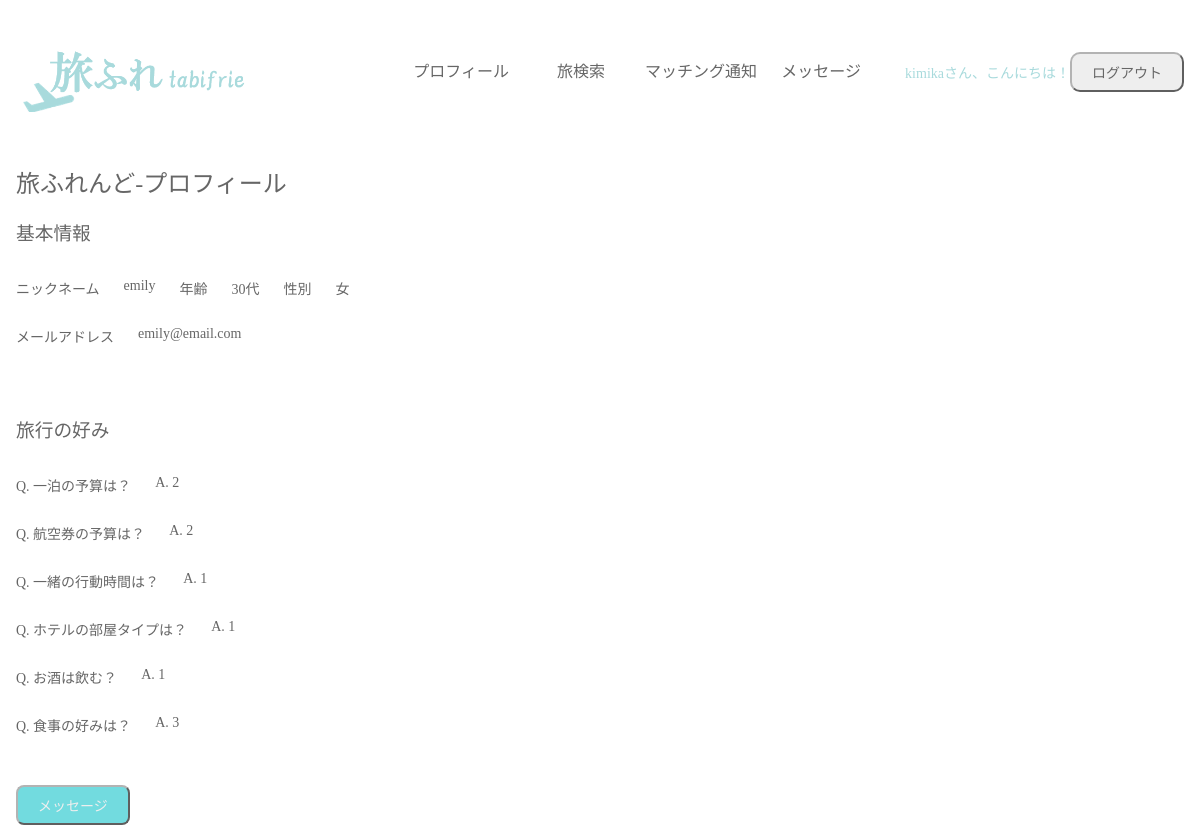
The app's page /profile_tabifrie.php?user_id=emily@email.com (signed in) with its own data.
### tables this page shows
CREATE TABLE `tabifrie_user` (
  `id` int(12) NOT NULL,
  `name` varchar(64) NOT NULL,
  `gender` varchar(2) NOT NULL,
  `age` varchar(12) NOT NULL,
  `email` varchar(128) NOT NULL,
  `password` varchar(255) NOT NULL,
  `hotel` varchar(128) NOT NULL,
  `flight` varchar(128) NOT NULL,
  `engaging` varchar(128) NOT NULL,
  `smoking` varchar(128) NOT NULL,
  `drinking` varchar(128) NOT NULL,
  `eating` varchar(128) NOT NULL
);

### profile_tabifrie.php (the view, shortened to what this page needs)
<?php
$email = $_GET['user_id'];
$pdo = db_conn();
$stmt = $pdo->prepare('SELECT * FROM tabifrie_user WHERE email = :email');
$stmt->bindValue(':email', $email, PDO::PARAM_STR);
$status = $stmt->execute();
$val = $stmt->fetch();
?>
<!DOCTYPE html>
<html>
<head>
    <link rel="stylesheet" href="css/common.css" />
    <link rel="stylesheet" href="css/profile.css" />
</head>
<body>
    <header class="container">
        <h1>
            <img src="./img/logo2.png" alt="旅フレロゴ" width="232px" class="">
        </h1>
        <nav class="nav">
            <ul>
                <li><a href="profile.php">プロフィール</a></li>
                <li><a href="plansearch.php">旅検索</a></li>
                <li><a href="notification.php">マッチング通知</a></li>
                <li><a href="message.php">メッセージ</a></li>
            </ul>
        </nav>
        <p><?= $_SESSION['user_name'] ?>さん、こんにちは！</p>
        <button class="btn" onclick="document.location='logout.php'">ログアウト</button>
    </header>
    <section class="container profile">
        <h2>旅ふれんど‐プロフィール</h2>
        <form action="signup_act.php" method="post">
            <div>
                <h3>基本情報</h3>
                <div class="info">
                    <p>ニックネーム</p><p><?= $val['name'] ?></p>
                    <p>年齢</p><p><?= $val['age']  ?></p>
                    <p>性別</p><p><?= $val['gender'] ?></p>
                </div>
                <div class="info">
                    <p>メールアドレス</p><p><?= $val['email']?></p>
                </div><br>
            </div><br>
            <div>
                <h3>旅行の好み</h3>
                <div class="prefer">
                    <p>Q. 一泊の予算は？</p>
                    <p>A. <?= $val['hotel'] ?></p>
                </div>
                <div class="prefer">
                    <p>Q. 航空券の予算は？</p>
                    <p>A. <?= $val['flight'] ?></p>
                </div>
                <div class="prefer">
                    <p>Q. 一緒の行動時間は？</p>
                    <p>A. <?= $val['engaging'] ?></p>
                </div>
                <div class="prefer">
                    <p>Q. ホテルの部屋タイプは？</p>
                    <p>A. <?= $val['smoking'] ?></p>
                </div>
                <div class="prefer">
                    <p>Q. お酒は飲む？</p>
                    <p>A. <?= $val['drinking'] ?></p>
                </div>
                <div class="prefer">
                    <p>Q. 食事の好みは？</p>
                    <p>A. <?= $val['eating'] ?></p>
                </div><br>
            </div><br>
            <div>
                <button class="btn_s" onclick="document.location='message.php'">メッセージ</button>
            </div>
        </form>
    </section>
</body>
</html>

### css/common.css (style rules this page uses)
body { box-sizing: border-box; margin: 0; color: #666; }
.container { max-width: 1200px; margin: 0 auto; width: calc(100% - 32px); box-sizing: border-box; }
header { display: flex; align-items: center; justify-content: space-around; padding: 32px 0; color: #A8DADC; }
h1 { margin: 0; font-size: 0; }
img { vertical-align: bottom; }
nav { margin-left: auto; margin-right: 24px; }
nav > ul { list-style: none; padding: 0; margin: 0; display: flex; }
li > a { display: block; width: 120px; line-height: 64px; text-align: center; text-decoration: none; color: #666; }
.btn { background-color: #eee; color: #666; border-color: #b3b3b3; border-radius: 10px; min-width: 100px; padding: 8px 20px; font-size: 14px; text-decoration: none; display: inline-block; }
.btn_s { background-color: #72dbdf; color: #eee; border-color: #b3b3b3; border-radius: 8px; min-width: 100px; padding: 8px 20px; margin-right: 12px; font-size: 14px; text-decoration: none; display: inline-block; }
h2 { font-weight: normal; }
h3 { font-weight: normal; }
p { font-size: 14px; }

### css/profile.css (style rules this page uses)
.info, .prefer, .plan { display: flex; gap: 24px; }

### records on screen
tabifrie_user: name "emily", age "30代", gender "女", email "emily@email.com", hotel "2", flight "2", engaging "1", smoking "1", drinking "1", eating "3"

### other values on screen
$_SESSION['user_name'] "kimika"
